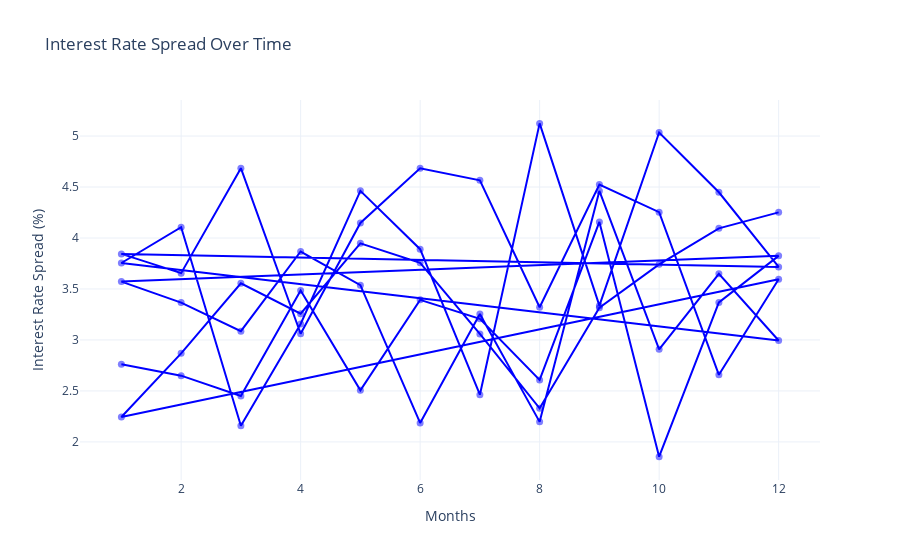

The cell this chart's notebook holds for it:
### Code cell
# # Generating sample data
# np.random.seed(0)
# num_months = 24
# interest_rate_loans = np.random.uniform(low=3.5, high=6, size=num_months)  # Example loan interest rates
# interest_rate_deposits = np.random.uniform(low=0.5, high=2, size=num_months)  # Example deposit interest rates

# # Calculate interest rate spread
# interest_rate_spread = interest_rate_loans - interest_rate_deposits

# # Plotting the interest rate spread over time
# months = np.arange(1, num_months + 1)

fig = go.Figure()
fig.add_trace(go.Scatter(x=data.month, y=data.interest_rate_spread,
                         mode='lines+markers',
                         name='Interest Rate Spread',
                         line=dict(color='blue', width=2),
                         marker=dict(size=7, color='blue', opacity=0.5)))

fig.update_layout(title='Interest Rate Spread Over Time',
                  xaxis_title='Months',
                  yaxis_title='Interest Rate Spread (%)',
                  template='plotly_white')

fig.show()

### Figure 1 — Plotly figure (JSON) as saved in the notebook; plotly's stock layout.template omitted (floating-point values rounded to 4 significant figures)
{"data": [{"line": {"color": "blue", "width": 2}, "marker": {"color": "blue", "opacity": 0.5, "size": 7}, "mode": "lines+markers", "name": "Interest Rate Spread", "type": "scatter", "x": [1, 2, 3, 4, 5, 6, 7, 8, 9, 10, 11, 12, 1, 2, 3, 4, 5, 6, 7, 8, 9, 10, 11, 12, 1, 2, 3, 4, 5, 6, 7, 8, 9, 10, 11, 12, 1, 2, 3, 4, 5, 6, 7, 8, 9, 10, 11, 12, 1, 2, 3, 4, 5, 6, 7, 8, 9, 10, 11, 12], "y": [2.762, 2.65, 2.45, 3.484, 2.507, 3.393, 3.207, 2.608, 4.158, 1.856, 3.369, 3.825, 3.572, 3.366, 3.086, 3.867, 3.538, 2.186, 3.255, 2.197, 4.462, 2.908, 3.648, 2.995, 3.755, 4.106, 2.159, 3.157, 4.463, 3.891, 2.463, 5.124, 3.336, 5.035, 4.449, 3.716, 3.844, 3.655, 4.685, 3.061, 4.148, 4.684, 4.566, 3.321, 4.524, 4.253, 2.658, 3.595, 2.245, 2.869, 3.555, 3.257, 3.948, 3.757, 3.059, 2.329, 3.316, 3.741, 4.095, 4.251]}], "layout": {"title": {"text": "Interest Rate Spread Over Time"}, "xaxis": {"title": {"text": "Months"}}, "yaxis": {"title": {"text": "Interest Rate Spread (%)"}}}}
